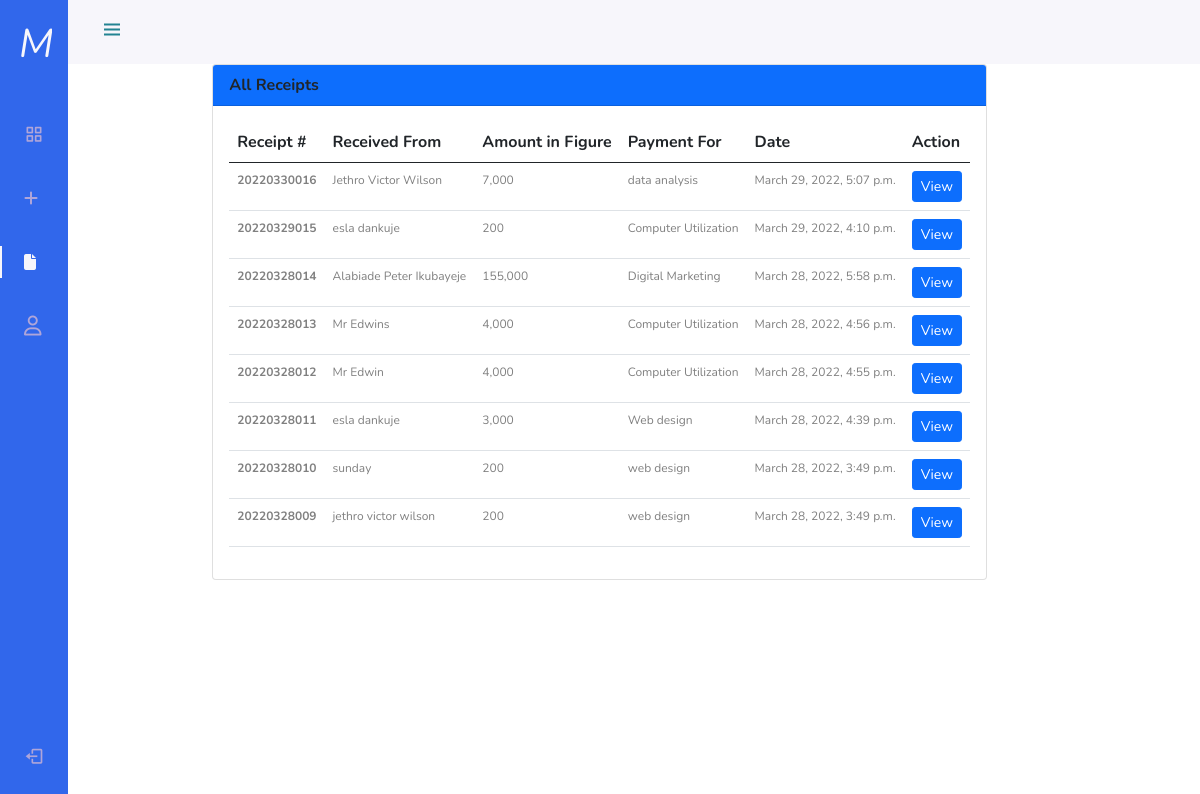
The page /receipt/receipts/ (signed in) on the database as committed earlier.
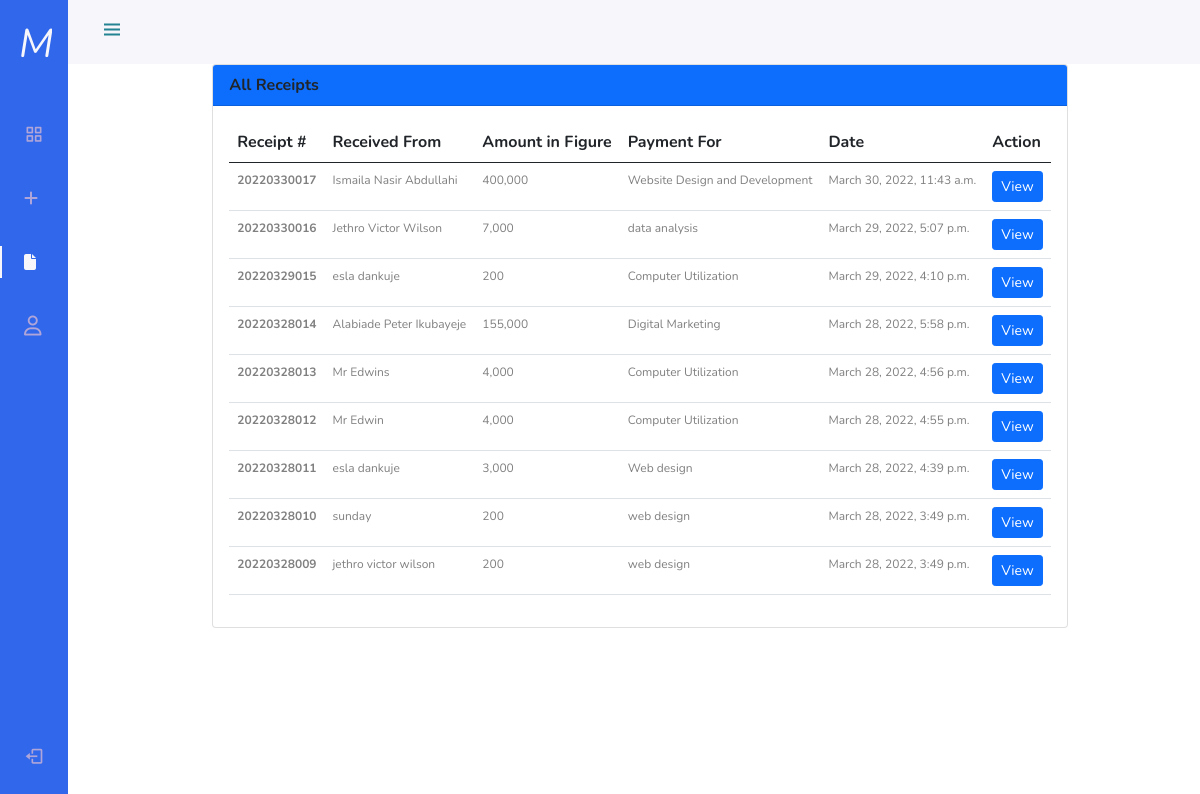
The same page on the database as committed later.
### receipt/models.py (models this page shows, shortened)
class Receipt(models.Model):
    receipt_no = models.CharField(max_length=50, null=True, blank=True)
    received_from = models.CharField(max_length=255, blank=False, null=False)
    amount_in_words = models.CharField(max_length=500, blank=False, null=False)
    payment_for = models.CharField(max_length=255, blank=False, null=False)
    amount_in_figure = models.IntegerField()
    phone =models.CharField(max_length=11, null=True, blank=True)
    created_at = models.DateTimeField(auto_now_add=True)

### receipt/views.py (the view)
# urls.py: path('receipts/', all_receipts, name = 'receipts'),
@login_required(login_url='login')
def all_receipts(request):
    receipts = Receipt.objects.all().order_by('-created_at')
    context = {
        'receipts': receipts
    }
    return render(request, 'all-receipts.html', context)

### templates/all-receipts.html
{% extends 'base.html' %}
{% load static %}
{% load humanize %}
{% block content %}
<section class="section-content padding-y bg">
<div class="container">
	<div class="row padding-y mt-5">
    <div class="col-md-1"></div>
	<main class="col-md-10">
		<article class="card" style="width: fit-content !important;">
		<header class="card-header bg-primary">
			<strong class="d-inline-block mr-2">All Receipts</strong>
		</header>
		<div class="card-body">
			<div class="row">
				<div class="col-md-12">
					<table class="table table-hover">
						<thead>
						  <tr>
							<th scope="col">Receipt #</th>
							<th scope="col">Received From</th>
							<th scope="col">Amount in Figure</th>
							<th scope="col">Payment For</th>
                            <th>Date</th>
							<th scope="col">Action</th>
						  </tr>
						</thead>
						<tbody>
							{% for receipt in receipts %}
								<tr class="" style="font-size:12px;color:grey;">
									<th scope="row">{{ receipt.receipt_no}}</th>
									<td>{{ receipt.received_from }}</td>
									<td>{{ receipt.amount_in_figure|intcomma }}</td>
									<td>{{ receipt.payment_for}}</td>
									<td>{{ receipt.created_at }}</td>
                                    <td><a href="{% url 'single_receipt' receipt.id receipt.receipt_no %}" class="btn btn-primary btn-sm">View</a></td>
							 	</tr>
							{% endfor %}
						</tbody>
					  </table>
				</div>
			</div>
		</div>
		</article>
	</main>
</div>
</div>
</section>
{% endblock content %}

### templates/base.html (shortened to what this page needs)
{% load static %}
<!DOCTYPE html>
<html lang="en">
<head>
  <link href="https://cdn.jsdelivr.net/npm/bootstrap@5.0.0-beta1/dist/css/bootstrap.min.css" rel="stylesheet">
  <link href="https://cdn.jsdelivr.net/npm/boxicons@latest/css/boxicons.min.css" rel="stylesheet">
  <link rel="stylesheet" href="https://cdnjs.cloudflare.com/ajax/libs/font-awesome/6.1.0/css/all.min.css" />
</head>
<body id = "body-pd">
    {% if not request.path == '/' %}
    {% include 'header.html' %}
    {% include 'sidebar.html' %}
    {% endif %}
    <div class="container">
        {% block content %}
        {% endblock content %}
    </div>
            {% load static %}
</body>
</html>

### templates/header.html
 <header class="header bg-default" id="header">
    <div class="header_toggle"> <i class='bx bx-menu' id="header-toggle" style="color: #238392 !important"></i> </div>
    <div class="header_img"> <img src="{{ request.user.studentprofile.profile_pics.url }}" alt=""> </div>
</header>

### templates/sidebar.html (shortened to what this page needs)
<div class="l-navbar" id="nav-bar" style="background: #3167eb !important">
    <nav class="nav">
        <div> <a href="#" class="nav_logo"> <i class='nav_logo-icon' style="font-size:40px; margin-top:-10px; margin-left:-5px">M8</i> <span class="nav_logo-name">Motiv8</span> </a>
            <div class="nav_list">
                <a href ="{% url 'landing_page' %}"
				 class="nav_link {% if 'dashboard' in request.get_full_path %}active{% endif %}">
                    <i class='bx bx-grid-alt nav_icon'></i>
                </a>
				<a href ="{% url 'gen_receipt' %}"
				class="nav_link {% if 'receiptform' in request.get_full_path %}active{% endif %}">
				   <i class='fa-solid fa-add'></i>
			   </a>
				<a href ="{% url 'receipts' %}"
				class="nav_link {% if 'receipts' in request.get_full_path %}active{% endif %}">
				   <i class='fa-solid fa-file'></i>
			   </a>
			   <a href ="{% url 'change_password' %}"
			   class="nav_link {% if 'change' in request.get_full_path %}active{% endif %}">
					<i class="fa-regular fa-user nav_icon"></i>
			  </a>
            </div>
        </div>
		<a href="{% url 'logout' %}" onclick="return confirm('Are you sure you want to logout?')" class="nav_link"> <i class='bx bx-log-out nav_icon'></i> <span class="nav_name">SignOut</span> </a>
    </nav>
</div>

### templates/base.html (style rules this page uses)
:root { --header-height: 3rem; --nav-width: 68px; --first-color: #4723D9; --first-color-light: #AFA5D9; --white-color: #F7F6FB; --body-font: 'Nunito', sans-serif; --normal-font-size: 1rem; --z-fixed: 100 }
* { user-select:none; }
body { position: relative; margin: var(--header-height) 0 0 0; padding: 0 1rem; font-family: var(--body-font); font-size: var(--normal-font-size); transition: .5s }
a { text-decoration: none }
.header { width: 100%; height: var(--header-height); position: fixed; top: 0; left: 0; display: flex; align-items: center; justify-content: space-between; padding: 0 1rem; background-color: var(--white-color); z-index: var(--z-fixed); transition: .5s }
.header_toggle { color: var(--first-color); font-size: 1.5rem; cursor: pointer }
.header_img { width: 35px; height: 35px; display: flex; justify-content: center; border-radius: 50%; overflow: hidden }
.header_img img { width: 40px }
.l-navbar { position: fixed; top: 0; left: -30%; width: var(--nav-width); height: 100vh; background-color: var(--first-color); padding: .5rem 1rem 0 0; transition: .5s; z-index: var(--z-fixed) }
.nav { height: 100%; display: flex; flex-direction: column; justify-content: space-between; overflow: hidden }
.nav_logo, .nav_link { display: grid; grid-template-columns: max-content max-content; align-items: center; column-gap: 1rem; padding: .5rem 0 .5rem 1.5rem }
.nav_logo { margin-bottom: 2rem }
.nav_logo-icon { font-size: 1.25rem; color: var(--white-color) }
.nav_link { position: relative; color: var(--first-color-light); margin-bottom: 1.5rem; transition: .3s }
.nav_icon { font-size: 1.25rem }
.active { color: var(--white-color) }
.active::before { content: ''; position: absolute; left: 0; width: 2px; height: 32px; background-color: var(--white-color) }
@media screen and (min-width: 768px) { body { margin: calc(var(--header-height) + 1rem) 0 0 0; padding-left: calc(var(--nav-width) + 2rem) } }
@media screen and (min-width: 768px) { .header { height: calc(var(--header-height) + 1rem); padding: 0 2rem 0 calc(var(--nav-width) + 2rem) } }
@media screen and (min-width: 768px) { .header_img { width: 40px; height: 40px } }
@media screen and (min-width: 768px) { .header_img img { width: 45px } }
@media screen and (min-width: 768px) { .l-navbar { left: 0; padding: 1rem 1rem 0 0 } }

Rows that differ between the two databases and show on the page:
added Receipt: receipt_no "20220330017", received_from "Ismaila Nasir Abdullahi", amount_in_figure "400,000", payment_for "Website Design and Development", created_at "March 30, 2022, 11:43 a.m."
